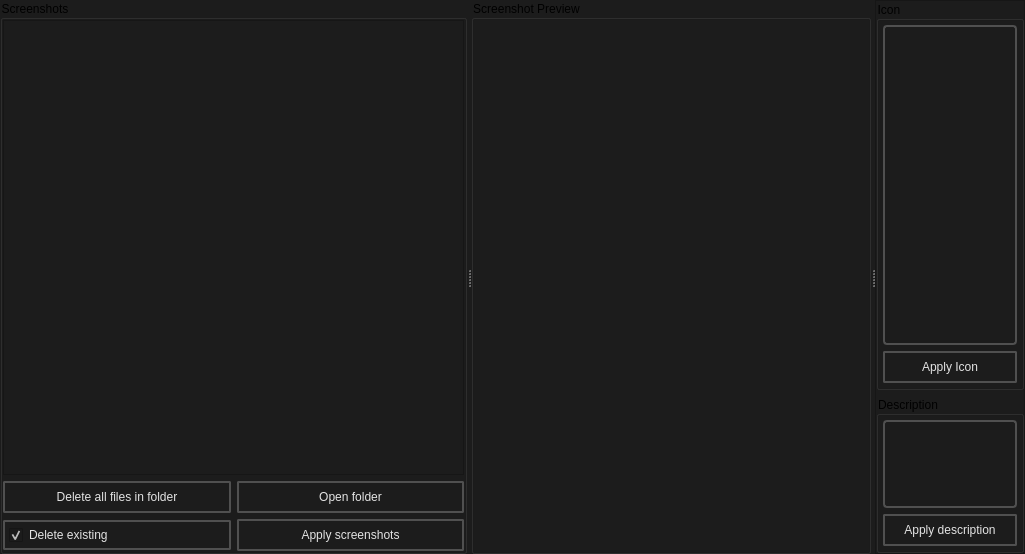
<?xml version="1.0" encoding="UTF-8"?>
<ui version="4.0">
 <class>Loading_editorMainWindow</class>
 <widget class="QMainWindow" name="Loading_editorMainWindow">
  <property name="geometry">
   <rect>
    <x>0</x>
    <y>0</y>
    <width>1025</width>
    <height>545</height>
   </rect>
  </property>
  <property name="windowTitle">
   <string>MainWindow</string>
  </property>
  <property name="styleSheet">
   <string notr="true">background-color: rgb(28, 28, 28);</string>
  </property>
  <widget class="QWidget" name="centralwidget">
   <layout class="QVBoxLayout" name="verticalLayout_7">
    <property name="spacing">
     <number>0</number>
    </property>
    <property name="leftMargin">
     <number>0</number>
    </property>
    <property name="topMargin">
     <number>0</number>
    </property>
    <property name="rightMargin">
     <number>0</number>
    </property>
    <property name="bottomMargin">
     <number>0</number>
    </property>
    <item>
     <widget class="QSplitter" name="splitter_2">
      <property name="sizePolicy">
       <sizepolicy hsizetype="Preferred" vsizetype="Preferred">
        <horstretch>0</horstretch>
        <verstretch>0</verstretch>
       </sizepolicy>
      </property>
      <property name="orientation">
       <enum>Qt::Orientation::Horizontal</enum>
      </property>
      <property name="opaqueResize">
       <bool>true</bool>
      </property>
      <property name="handleWidth">
       <number>4</number>
      </property>
      <widget class="QGroupBox" name="screenshots">
       <property name="sizePolicy">
        <sizepolicy hsizetype="Preferred" vsizetype="Preferred">
         <horstretch>0</horstretch>
         <verstretch>0</verstretch>
        </sizepolicy>
       </property>
       <property name="title">
        <string>Screenshots</string>
       </property>
       <layout class="QVBoxLayout" name="verticalLayout">
        <property name="leftMargin">
         <number>0</number>
        </property>
        <property name="topMargin">
         <number>0</number>
        </property>
        <property name="rightMargin">
         <number>0</number>
        </property>
        <property name="bottomMargin">
         <number>0</number>
        </property>
        <item>
         <widget class="QFrame" name="explorer">
          <property name="frameShape">
           <enum>QFrame::Shape::StyledPanel</enum>
          </property>
          <property name="frameShadow">
           <enum>QFrame::Shadow::Raised</enum>
          </property>
          <layout class="QHBoxLayout" name="horizontalLayout_5">
           <property name="spacing">
            <number>0</number>
           </property>
           <property name="leftMargin">
            <number>0</number>
           </property>
           <property name="topMargin">
            <number>4</number>
           </property>
           <property name="rightMargin">
            <number>0</number>
           </property>
           <property name="bottomMargin">
            <number>4</number>
           </property>
          </layout>
         </widget>
        </item>
        <item>
         <layout class="QVBoxLayout" name="verticalLayout_5">
          <item>
           <layout class="QHBoxLayout" name="horizontalLayout_3">
            <item>
             <widget class="QPushButton" name="clear_all_button">
              <property name="minimumSize">
               <size>
                <width>0</width>
                <height>32</height>
               </size>
              </property>
              <property name="toolTip">
               <string>&lt;!DOCTYPE HTML PUBLIC &quot;-//W3C//DTD HTML 4.0//EN&quot; &quot;http://www.w3.org/TR/REC-html40/strict.dtd&quot;&gt;
&lt;html&gt;&lt;head&gt;&lt;meta name=&quot;qrichtext&quot; content=&quot;1&quot; /&gt;&lt;meta charset=&quot;utf-8&quot; /&gt;&lt;style type=&quot;text/css&quot;&gt;
p, li { white-space: pre-wrap; }
hr { height: 1px; border-width: 0; }
li.unchecked::marker { content: &quot;\2610&quot;; }
li.checked::marker { content: &quot;\2612&quot;; }
&lt;/style&gt;&lt;/head&gt;&lt;body style=&quot; font-family:'Segoe UI'; font-size:10pt; font-weight:580; font-style:normal;&quot;&gt;
&lt;p style=&quot; margin-top:12px; margin-bottom:12px; margin-left:0px; margin-right:0px; -qt-block-indent:0; text-indent:0px;&quot;&gt;Deletes all files in the folder.&lt;/p&gt;&lt;/body&gt;&lt;/html&gt;</string>
              </property>
              <property name="styleSheet">
               <string notr="true">
    /* QPushButton default and hover styles */
    QPushButton {

        font: 580 9pt &quot;Segoe UI&quot;;
	

        border: 2px solid black;
        border-radius: 2px;
        border-color: rgba(80, 80, 80, 255);
        height:22px;
        padding-top: 2px;
        padding-bottom:2px;
        padding-left: 4px;
        padding-right: 4px;
        color: #E3E3E3;
        background-color: #1C1C1C;
    }
    QPushButton:hover {
        background-color: #414956;
        color: white;
    }
    QPushButton:pressed {
        background-color: red;
        background-color: #1C1C1C;
        margin: 1 px;
        margin-left: 2px;
        margin-right: 2px;

    }</string>
              </property>
              <property name="text">
               <string>Delete all files in folder</string>
              </property>
              <property name="icon">
               <iconset resource="../resources.qrc">
                <normaloff>:/icons/delete_16dp_9D9D9D_FILL0_wght400_GRAD0_opsz20.svg</normaloff>:/icons/delete_16dp_9D9D9D_FILL0_wght400_GRAD0_opsz20.svg</iconset>
              </property>
              <property name="iconSize">
               <size>
                <width>20</width>
                <height>20</height>
               </size>
              </property>
             </widget>
            </item>
            <item>
             <widget class="QPushButton" name="open_folder_button">
              <property name="minimumSize">
               <size>
                <width>0</width>
                <height>32</height>
               </size>
              </property>
              <property name="toolTip">
               <string>&lt;!DOCTYPE HTML PUBLIC &quot;-//W3C//DTD HTML 4.0//EN&quot; &quot;http://www.w3.org/TR/REC-html40/strict.dtd&quot;&gt;
&lt;html&gt;&lt;head&gt;&lt;meta name=&quot;qrichtext&quot; content=&quot;1&quot; /&gt;&lt;meta charset=&quot;utf-8&quot; /&gt;&lt;style type=&quot;text/css&quot;&gt;
p, li { white-space: pre-wrap; }
hr { height: 1px; border-width: 0; }
li.unchecked::marker { content: &quot;\2610&quot;; }
li.checked::marker { content: &quot;\2612&quot;; }
&lt;/style&gt;&lt;/head&gt;&lt;body style=&quot; font-family:'Segoe UI'; font-size:10pt; font-weight:580; font-style:normal;&quot;&gt;
&lt;p style=&quot;-qt-paragraph-type:empty; margin-top:12px; margin-bottom:12px; margin-left:0px; margin-right:0px; -qt-block-indent:0; text-indent:0px;&quot;&gt;&lt;br /&gt;&lt;/p&gt;&lt;/body&gt;&lt;/html&gt;</string>
              </property>
              <property name="styleSheet">
               <string notr="true">
    /* QPushButton default and hover styles */
    QPushButton {

        font: 580 9pt &quot;Segoe UI&quot;;
	

        border: 2px solid black;
        border-radius: 2px;
        border-color: rgba(80, 80, 80, 255);
        height:22px;
        padding-top: 2px;
        padding-bottom:2px;
        padding-left: 4px;
        padding-right: 4px;
        color: #E3E3E3;
        background-color: #1C1C1C;
    }
    QPushButton:hover {
        background-color: #414956;
        color: white;
    }
    QPushButton:pressed {
        background-color: red;
        background-color: #1C1C1C;
        margin: 1 px;
        margin-left: 2px;
        margin-right: 2px;

    }</string>
              </property>
              <property name="text">
               <string>Open folder</string>
              </property>
              <property name="icon">
               <iconset resource="../resources.qrc">
                <normaloff>:/icons/folder_open.svg</normaloff>:/icons/folder_open.svg</iconset>
              </property>
              <property name="iconSize">
               <size>
                <width>20</width>
                <height>20</height>
               </size>
              </property>
             </widget>
            </item>
           </layout>
          </item>
          <item>
           <layout class="QHBoxLayout" name="horizontalLayout_2">
            <item>
             <widget class="QCheckBox" name="delete_existings">
              <property name="toolTip">
               <string>&lt;html&gt;&lt;head/&gt;&lt;body&gt;&lt;p&gt;Deletes all existing screenshots on the loading screen.&lt;/p&gt;&lt;/body&gt;&lt;/html&gt;</string>
              </property>
              <property name="styleSheet">
               <string notr="true">
    /* QPushButton default and hover styles */
    QCheckBox {

        font: 580 10pt &quot;Segoe UI&quot;;

        border: 2px solid black;
        border-radius: 2px;
        border-color: rgba(80, 80, 80, 255);
        height:22px;
        padding-top: 2px;
        padding-bottom:2px;
        padding-left: 4px;
        padding-right: 4px;
        color: #E3E3E3;
        background-color: #1C1C1C;
    }
    QCheckBox:hover {
        background-color: #414956;
        color: white;
    }
    QCheckBox:pressed {

    }</string>
              </property>
              <property name="text">
               <string>Delete existing</string>
              </property>
              <property name="icon">
               <iconset resource="../resources.qrc">
                <normaloff>:/icons/delete_sweep_16dp_9D9D9D_FILL0_wght400_GRAD0_opsz20.svg</normaloff>:/icons/delete_sweep_16dp_9D9D9D_FILL0_wght400_GRAD0_opsz20.svg</iconset>
              </property>
              <property name="iconSize">
               <size>
                <width>20</width>
                <height>20</height>
               </size>
              </property>
              <property name="checked">
               <bool>true</bool>
              </property>
             </widget>
            </item>
            <item>
             <widget class="QPushButton" name="apply_screenshots_button">
              <property name="minimumSize">
               <size>
                <width>0</width>
                <height>32</height>
               </size>
              </property>
              <property name="toolTip">
               <string>&lt;!DOCTYPE HTML PUBLIC &quot;-//W3C//DTD HTML 4.0//EN&quot; &quot;http://www.w3.org/TR/REC-html40/strict.dtd&quot;&gt;
&lt;html&gt;&lt;head&gt;&lt;meta name=&quot;qrichtext&quot; content=&quot;1&quot; /&gt;&lt;meta charset=&quot;utf-8&quot; /&gt;&lt;style type=&quot;text/css&quot;&gt;
p, li { white-space: pre-wrap; }
hr { height: 1px; border-width: 0; }
li.unchecked::marker { content: &quot;\2610&quot;; }
li.checked::marker { content: &quot;\2612&quot;; }
&lt;/style&gt;&lt;/head&gt;&lt;body style=&quot; font-family:'Segoe UI'; font-size:10pt; font-weight:580; font-style:normal;&quot;&gt;
&lt;p style=&quot;-qt-paragraph-type:empty; margin-top:12px; margin-bottom:12px; margin-left:0px; margin-right:0px; -qt-block-indent:0; text-indent:0px;&quot;&gt;&lt;br /&gt;&lt;/p&gt;&lt;/body&gt;&lt;/html&gt;</string>
              </property>
              <property name="styleSheet">
               <string notr="true">
    /* QPushButton default and hover styles */
    QPushButton {

        font: 580 9pt &quot;Segoe UI&quot;;
	

        border: 2px solid black;
        border-radius: 2px;
        border-color: rgba(80, 80, 80, 255);
        height:22px;
        padding-top: 2px;
        padding-bottom:2px;
        padding-left: 4px;
        padding-right: 4px;
        color: #E3E3E3;
        background-color: #1C1C1C;
    }
    QPushButton:hover {
        background-color: #414956;
        color: white;
    }
    QPushButton:pressed {
        background-color: red;
        background-color: #1C1C1C;
        margin: 1 px;
        margin-left: 2px;
        margin-right: 2px;

    }</string>
              </property>
              <property name="text">
               <string>Apply screenshots</string>
              </property>
              <property name="icon">
               <iconset resource="../resources.qrc">
                <normaloff>:/icons/check_24dp_9D9D9D_FILL0_wght400_GRAD0_opsz24.svg</normaloff>:/icons/check_24dp_9D9D9D_FILL0_wght400_GRAD0_opsz24.svg</iconset>
              </property>
              <property name="iconSize">
               <size>
                <width>20</width>
                <height>20</height>
               </size>
              </property>
             </widget>
            </item>
           </layout>
          </item>
         </layout>
        </item>
       </layout>
      </widget>
      <widget class="QSplitter" name="splitter">
       <property name="midLineWidth">
        <number>0</number>
       </property>
       <property name="orientation">
        <enum>Qt::Orientation::Horizontal</enum>
       </property>
       <widget class="QGroupBox" name="screenshot_preview">
        <property name="sizePolicy">
         <sizepolicy hsizetype="Preferred" vsizetype="Preferred">
          <horstretch>0</horstretch>
          <verstretch>0</verstretch>
         </sizepolicy>
        </property>
        <property name="minimumSize">
         <size>
          <width>400</width>
          <height>0</height>
         </size>
        </property>
        <property name="maximumSize">
         <size>
          <width>16777215</width>
          <height>16777215</height>
         </size>
        </property>
        <property name="baseSize">
         <size>
          <width>1200</width>
          <height>0</height>
         </size>
        </property>
        <property name="title">
         <string>Screenshot Preview</string>
        </property>
        <layout class="QVBoxLayout" name="verticalLayout_6">
         <property name="spacing">
          <number>6</number>
         </property>
         <property name="leftMargin">
          <number>0</number>
         </property>
         <property name="topMargin">
          <number>4</number>
         </property>
         <property name="rightMargin">
          <number>0</number>
         </property>
         <property name="bottomMargin">
          <number>4</number>
         </property>
        </layout>
       </widget>
       <widget class="QFrame" name="frame_2">
        <property name="maximumSize">
         <size>
          <width>360</width>
          <height>16777215</height>
         </size>
        </property>
        <property name="frameShape">
         <enum>QFrame::Shape::StyledPanel</enum>
        </property>
        <property name="frameShadow">
         <enum>QFrame::Shadow::Raised</enum>
        </property>
        <layout class="QVBoxLayout" name="verticalLayout_3">
         <property name="leftMargin">
          <number>0</number>
         </property>
         <property name="topMargin">
          <number>0</number>
         </property>
         <property name="rightMargin">
          <number>0</number>
         </property>
         <property name="bottomMargin">
          <number>0</number>
         </property>
         <item>
          <widget class="QGroupBox" name="groupBox_2">
           <property name="title">
            <string>Icon</string>
           </property>
           <layout class="QVBoxLayout" name="verticalLayout_4">
            <property name="leftMargin">
             <number>4</number>
            </property>
            <property name="topMargin">
             <number>4</number>
            </property>
            <property name="rightMargin">
             <number>4</number>
            </property>
            <property name="bottomMargin">
             <number>4</number>
            </property>
            <item>
             <widget class="QFrame" name="svg_icon_frame">
              <property name="minimumSize">
               <size>
                <width>0</width>
                <height>320</height>
               </size>
              </property>
              <property name="styleSheet">
               <string notr="true">        font: 580 10pt &quot;Segoe UI&quot;;
        border: 2px solid black;
        border-radius: 4px;
        border-color: rgba(80, 80, 80, 255);
        height:18px;
        padding-top: 2px;
        padding-bottom:2px;
        padding-left: 4px;
        padding-right: 4px;
        color: #E3E3E3;
        background-color: #1C1C1C;</string>
              </property>
              <property name="frameShape">
               <enum>QFrame::Shape::StyledPanel</enum>
              </property>
              <property name="frameShadow">
               <enum>QFrame::Shadow::Raised</enum>
              </property>
              <layout class="QHBoxLayout" name="horizontalLayout">
               <property name="leftMargin">
                <number>0</number>
               </property>
               <property name="topMargin">
                <number>0</number>
               </property>
               <property name="rightMargin">
                <number>0</number>
               </property>
               <property name="bottomMargin">
                <number>0</number>
               </property>
              </layout>
             </widget>
            </item>
            <item>
             <widget class="QPushButton" name="apply_icon_button">
              <property name="enabled">
               <bool>true</bool>
              </property>
              <property name="minimumSize">
               <size>
                <width>0</width>
                <height>32</height>
               </size>
              </property>
              <property name="styleSheet">
               <string notr="true">
    /* QPushButton default and hover styles */
    QPushButton {

        font: 580 9pt &quot;Segoe UI&quot;;
	

        border: 2px solid black;
        border-radius: 2px;
        border-color: rgba(80, 80, 80, 255);
        height:22px;
        padding-top: 2px;
        padding-bottom:2px;
        padding-left: 4px;
        padding-right: 4px;
        color: #E3E3E3;
        background-color: #1C1C1C;
    }
    QPushButton:hover {
        background-color: #414956;
        color: white;
    }
    QPushButton:pressed {
        background-color: red;
        background-color: #1C1C1C;
        margin: 1 px;
        margin-left: 2px;
        margin-right: 2px;

    }</string>
              </property>
              <property name="text">
               <string>Apply Icon</string>
              </property>
              <property name="icon">
               <iconset resource="../resources.qrc">
                <normaloff>:/icons/check_24dp_9D9D9D_FILL0_wght400_GRAD0_opsz24.svg</normaloff>:/icons/check_24dp_9D9D9D_FILL0_wght400_GRAD0_opsz24.svg</iconset>
              </property>
              <property name="iconSize">
               <size>
                <width>20</width>
                <height>20</height>
               </size>
              </property>
             </widget>
            </item>
           </layout>
          </widget>
         </item>
         <item>
          <widget class="QGroupBox" name="groupBox">
           <property name="title">
            <string>Description</string>
           </property>
           <layout class="QVBoxLayout" name="verticalLayout_2">
            <property name="leftMargin">
             <number>4</number>
            </property>
            <property name="topMargin">
             <number>4</number>
            </property>
            <property name="rightMargin">
             <number>4</number>
            </property>
            <property name="bottomMargin">
             <number>4</number>
            </property>
            <item>
             <widget class="QPlainTextEdit" name="PlainTextEdit_Description_2">
              <property name="toolTip">
               <string/>
              </property>
              <property name="styleSheet">
               <string notr="true">    QPlainTextEdit {

        font: 580 10pt &quot;Segoe UI&quot;;
        border: 2px solid black;
        border-radius: 4px;
        border-color: rgba(80, 80, 80, 255);
        height:18px;
        padding: 4px;
        padding-left: 6px;
        padding-right: 6px;
        color: #E3E3E3;
        background-color: #1C1C1C;
    }



    QPlainTextEdit:focus {

        font: 580 10pt &quot;Segoe UI&quot;;
        border: 2px solid black;
        border-radius: 4px;
        border-color: rgba(80, 80, 80, 255);
        height:18px;
        padding: 4px;
        padding-left: 6px;
        padding-right: 6px;
        color: #E3E3E3;
        background-color: #1C1C1C;
    }
    QPlainTextEdit:hover {
    }
    QPlainTextEdit:pressed {
        background-color: red;
        background-color: #1C1C1C;
        margin: 1 px;
        margin-left: 2px;
        margin-right: 2px;
        font: 580 9pt &quot;Segoe UI&quot;;

    }</string>
              </property>
              <property name="plainText">
               <string/>
              </property>
              <property name="placeholderText">
               <string>A community map created by:</string>
              </property>
             </widget>
            </item>
            <item>
             <widget class="QPushButton" name="apply_description_button">
              <property name="minimumSize">
               <size>
                <width>0</width>
                <height>32</height>
               </size>
              </property>
              <property name="styleSheet">
               <string notr="true">
    /* QPushButton default and hover styles */
    QPushButton {

        font: 580 9pt &quot;Segoe UI&quot;;
	

        border: 2px solid black;
        border-radius: 2px;
        border-color: rgba(80, 80, 80, 255);
        height:22px;
        padding-top: 2px;
        padding-bottom:2px;
        padding-left: 4px;
        padding-right: 4px;
        color: #E3E3E3;
        background-color: #1C1C1C;
    }
    QPushButton:hover {
        background-color: #414956;
        color: white;
    }
    QPushButton:pressed {
        background-color: red;
        background-color: #1C1C1C;
        margin: 1 px;
        margin-left: 2px;
        margin-right: 2px;

    }</string>
              </property>
              <property name="text">
               <string>Apply description</string>
              </property>
              <property name="icon">
               <iconset resource="../resources.qrc">
                <normaloff>:/icons/check_24dp_9D9D9D_FILL0_wght400_GRAD0_opsz24.svg</normaloff>:/icons/check_24dp_9D9D9D_FILL0_wght400_GRAD0_opsz24.svg</iconset>
              </property>
              <property name="iconSize">
               <size>
                <width>20</width>
                <height>20</height>
               </size>
              </property>
             </widget>
            </item>
           </layout>
          </widget>
         </item>
        </layout>
       </widget>
      </widget>
     </widget>
    </item>
   </layout>
  </widget>
 </widget>
 <resources>
  <include location="../resources.qrc"/>
 </resources>
 <connections/>
</ui>
